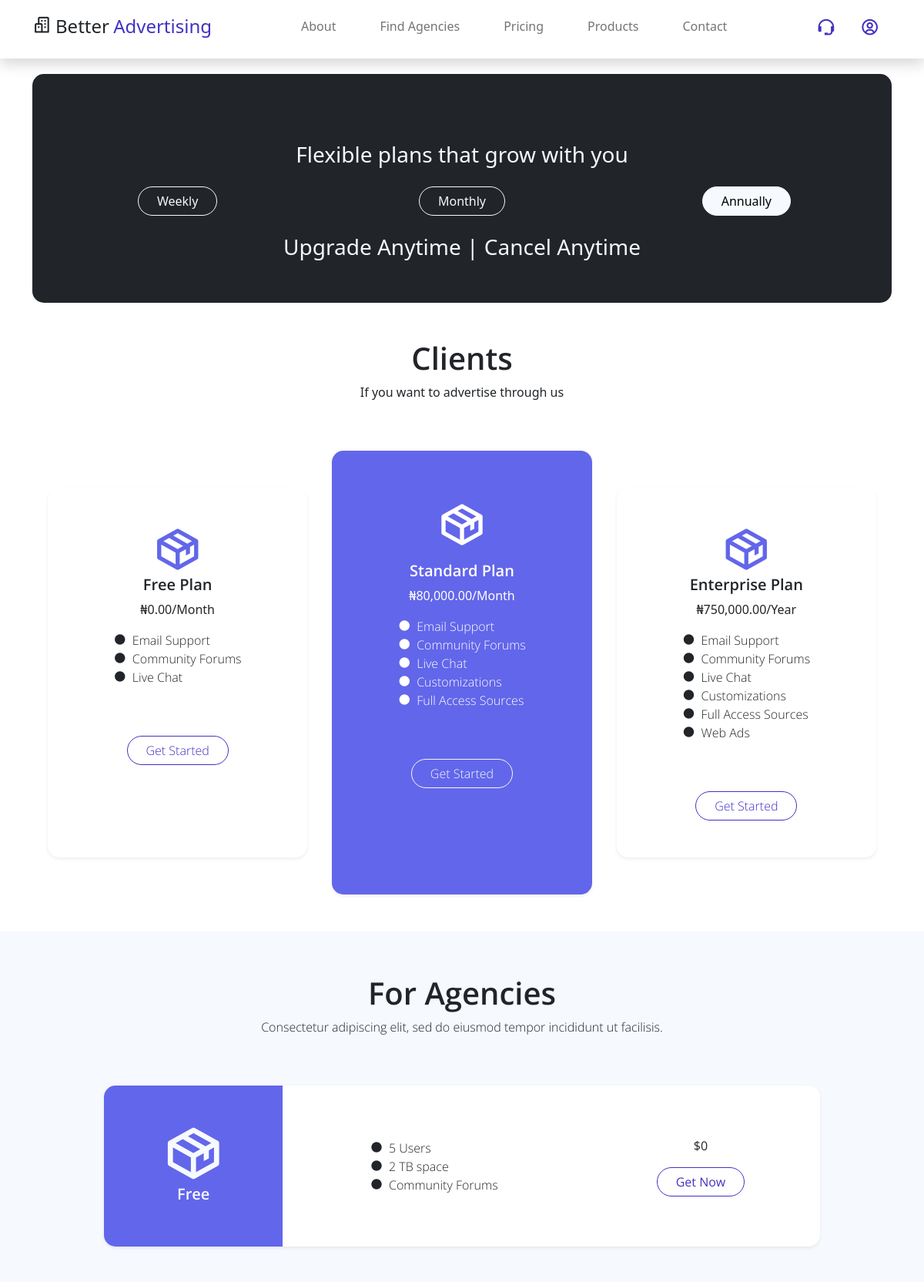
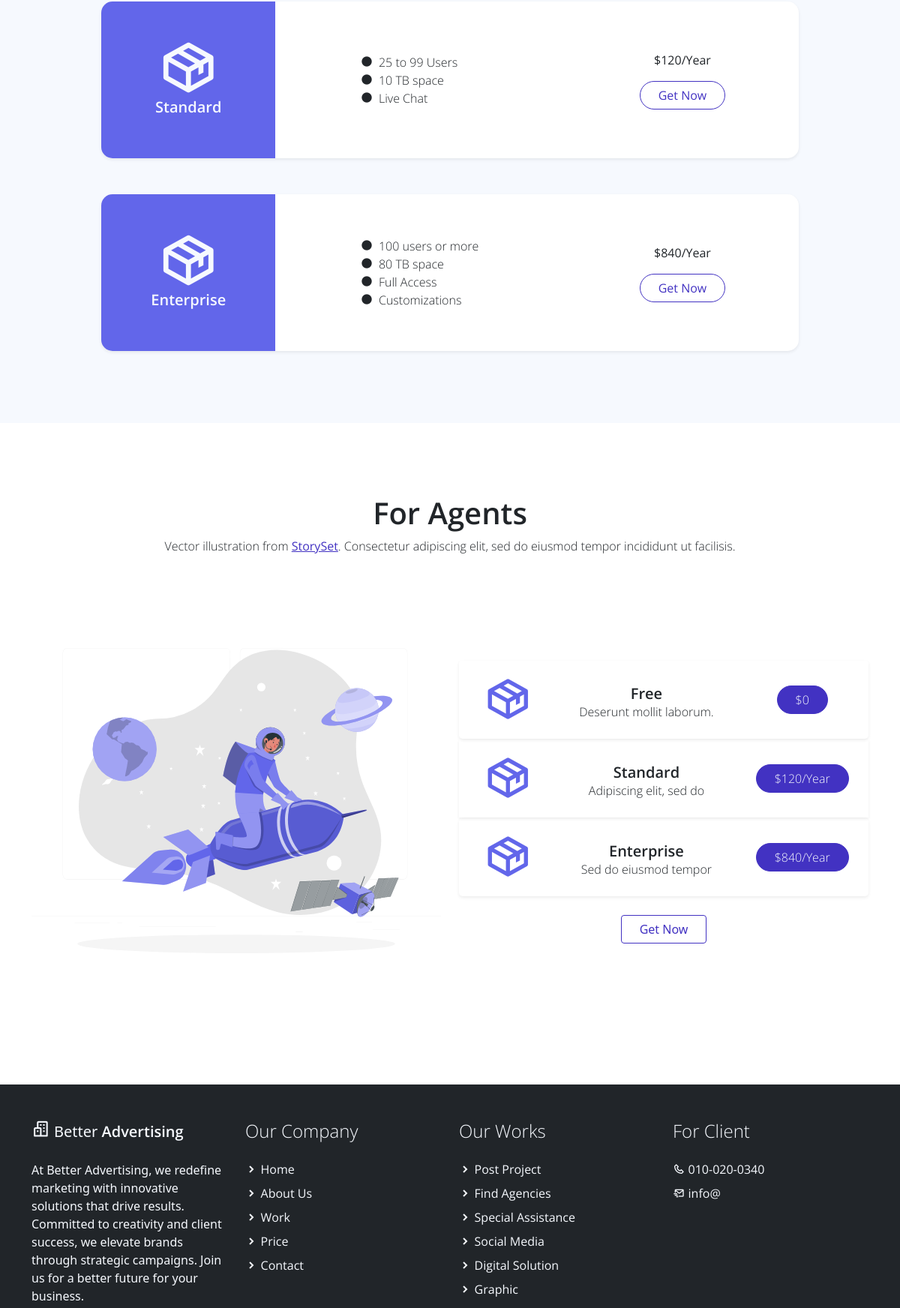
The page /pricing/ (upper part) on the database its author committed (2 pictures, top to bottom).
### about/models.py (models this page shows, shortened)
class Pricing(models.Model):
    owner = models.CharField(max_length=100)
    description = models.CharField(max_length=250)
    plan1 = models.OneToOneField(Plan, related_name='price1', on_delete=models.PROTECT, unique=True, null=True, blank=True)
    plan2 = models.OneToOneField(Plan, related_name='price2', on_delete=models.PROTECT, unique=True, null=True, blank=True)
    plan3 = models.OneToOneField(Plan, related_name='price3', on_delete=models.PROTECT, unique=True, null=True, blank=True)

class Plan(models.Model):
    DURATION_CHOICES = [
        ('Year', 'Annually'),
        ('Month', 'Monthly'),
    ]
    name = models.CharField(max_length=200)
    price = models.PositiveIntegerField(default=0)
    duration = models.CharField(choices=DURATION_CHOICES, max_length=100)
    features = models.ManyToManyField(Feature)

class Feature(models.Model):
    name = models.CharField(max_length=250, null=False)

### about/views.py (the view)
# urls.py: path('pricing/', pricing, name='pricing'),
def pricing(request):
    price1 = get_object_or_404(Pricing, id=1)
    context = {'price1': price1}
    return render(request, 'pricing.html', context)

### templates/pricing.html (shortened to what this page needs)
{% extends 'index.html' %}
{% load static %}
{% load humanize %}
{% block content %}
    <div class="container-lg py-5">
        <div class="py-5 bg-dark curved mt-5">
        <div class="row text-center px-3">
            <div class="col-12 py-3"><h3 class="text-light pt-4">Flexible plans that grow with you</h3></div>
            <div class="col-4">
                <a href="#" class="btn rounded-pill px-4 btn-outline-light dark-300">Weekly</a>
            </div>
            <div class="col-4">
                <a href="#" class="btn rounded-pill px-4 btn-outline-light dark-300">Monthly</a><br>
            </div>
            <div class="col-4">
                <a href="#" class="btn rounded-pill px-4 btn-light dark-300">Annually</a>
            </div>
            <h3 class="text-light pt-4">Upgrade Anytime | Cancel Anytime</h3>
        </div>
        </div>
        <div class="col-md-12 m-auto text-center py-5">
            <h1 class="pricing-header h2 semi-bold-600">{{price1.owner}}</h1>
            <p class="pricing-footer">
                {{price1.description}}
            </p>
        </div>
        <div class="row px-lg-3">
            <div class="col-md-4 pb-5 pt-sm-0 mt-5 px-xl-3">
                <div class="pricing-table card h-100 shadow-sm border-0 py-5">
                    <div class="pricing-table-body card-body rounded-pill text-center align-self-center p-md-0">
                        <i class="pricing-table-icon display-3 bx bx-package text-secondary"></i>
                        <h2 class="pricing-table-heading h5 semi-bold-600">{{price1.plan1.name}} Plan</h2>
                        <p>₦{{price1.plan1.price |intcomma}}.00/{{price1.plan1.duration}}</p>
                        <ul class="pricing-table-body text-start text-dark px-4 list-unstyled light-300">
                            {% for feature in price1.plan1.features.all %}
                            <li><i class="bx bxs-circle me-2"></i>{{ feature.name }}</li>
                            {% endfor %}
                        </ul>
                        <div class="pricing-table-footer pt-5">
                            <a href="#" class="btn rounded-pill px-4 btn-outline-primary light-300">Get Started</a>
                        </div>
                    </div>
                </div>
            </div>
            <div class="col-md-4 pt-sm-0 pt-3 px-xl-3">
                <div class="pricing-table card bg-secondary h-100 card-rounded shadow-sm border-0 py-5">
                    <div class="pricing-table-body card-body text-center text-white align-self-center p-md-0">
                        <i class="pricing-table-icon display-3 bx bx-package text-white py-3"></i>
                        <h2 class="pricing-table-heading h5 semi-bold-600">{{price1.plan2.name}} Plan</h2>
                        <p>₦{{price1.plan2.price |intcomma}}.00/{{price1.plan2.duration}}</p>
                        <ul class="pricing-table-list text-start text-dark px-4 list-unstyled light-300">
                            {% for feature in price1.plan2.features.all %}
                            <li class="text-white"><i class="bx bxs-circle me-2"></i>{{ feature.name }}</li>
                            {% endfor %}
                        </ul>
                        <div class="pricing-table-footer pt-5 pb-2">
                            <a href="#" class="btn rounded-pill px-4 btn-outline-light light-300">Get Started</a>
                        </div>
                    </div>
                </div>
            </div>
            <div class="col-md-4 pb-5 pt-sm-0 mt-5 px-xl-3">
                <div class="pricing-table card h-100 shadow-sm border-0 py-5">
                    <div class="pricing-table-body card-body text-center align-self-center p-md-0 text-dark">
                        <i class="pricing-table-icon display-3 bx bx-package text-secondary"></i>
                        <h2 class="pricing-table-heading h5 semi-bold-600">{{price1.plan3.name}} Plan</h2>
                        <p>₦{{price1.plan3.price |intcomma}}.00/{{price1.plan3.duration}}</p>
                        <ul class="pricing-table-body text-start text-dark px-4 list-unstyled light-300">
                            {% for feature in price1.plan3.features.all %}
                            <li><i class="bx bxs-circle me-2"></i>{{ feature.name }}</li>
                            {% endfor %}
                        </ul>
                        <div class="pricing-table-footer pt-5">
                            <a href="#" class="btn rounded-pill px-4 btn-outline-primary light-300">Get Started</a>
                        </div>
                    </div>
                </div>
            </div>
        </div>
    </div>
    <section class="bg-light pt-sm-0 py-5">
        <div class="container py-5">
            <h1 class="h2 semi-bold-600 text-center mt-2">For Agencies</h1>
            <p class="text-center pb-5 light-300">Consectetur adipiscing elit, sed do eiusmod tempor incididunt ut facilisis.</p>
            <div class="pricing-horizontal row col-10 m-auto d-flex shadow-sm rounded overflow-hidden bg-white">
                <div class="pricing-horizontal-icon col-md-3 text-center bg-secondary text-light py-4">
                    <i class="display-1 bx bx-package pt-4"></i>
                    <h5 class="h5 semi-bold-600 pb-4 light-300">Free</h5>
                </div>
                <div class="pricing-horizontal-body offset-lg-1 col-md-5 col-lg-4 d-flex align-items-center pl-5 pt-lg-0 pt-4">
                    <ul class="text-left px-4 list-unstyled mb-0 light-300">
                        <li><i class="bx bxs-circle me-2"></i>5 Users</li>
                        <li><i class="bx bxs-circle me-2"></i>2 TB space</li>
                        <li><i class="bx bxs-circle me-2"></i>Community Forums</li>
                    </ul>
                </div>
                <div class="pricing-horizontal-tag col-md-4 text-center pt-3 d-flex align-items-center">
                    <div class="w-100 light-300">
                        <p>$0</p>
                        <a href="#" class="btn rounded-pill px-4 btn-outline-primary mb-3">Get Now</a>
                    </div>
                </div>
            </div>
            <div class="pricing-horizontal row col-10 m-auto d-flex shadow-sm rounded overflow-hidden my-5 bg-white">
                <div class="pricing-horizontal-icon col-md-3 text-center bg-secondary text-light py-4">
                    <i class="display-1 bx bx-package pt-4"></i>
                    <h5 class="h5 semi-bold-600 pb-4 light-300">Standard</h5>
                </div>
                <div class="pricing-horizontal-body offset-lg-1 col-md-5 col-lg-4 d-flex align-items-center pl-5 pt-lg-0 pt-4">
                    <ul class="text-left px-4 list-unstyled mb-0 light-300">
                        <li><i class="bx bxs-circle me-2"></i>25 to 99 Users</li>
                        <li><i class="bx bxs-circle me-2"></i>10 TB space</li>
                        <li><i class="bx bxs-circle me-2"></i>Live Chat</li>
                    </ul>
                </div>
                <div class="pricing-horizontal-tag col-md-4 text-center pt-3 d-flex align-items-center">
                    <div class="w-100 light-300">
                        <p>$120/Year</p>
                        <a href="#" class="btn rounded-pill px-4 btn-outline-primary mb-3">Get Now</a>
                    </div>
                </div>
            </div>
            <div class="pricing-horizontal row col-10 m-auto d-flex shadow-sm rounded overflow-hidden bg-white">
                <div class="pricing-horizontal-icon col-md-3 text-center bg-secondary text-light py-4">
                    <i class="display-1 bx bx-package pt-4"></i>
                    <h5 class="h5 semi-bold-600 pb-4 light-300">Enterprise</h5>
                </div>
                <div class="pricing-horizontal-body offset-lg-1 col-md-5 col-lg-4 d-flex align-items-center pl-5 pt-lg-0 pt-4">
                    <ul class="text-left px-4 list-unstyled mb-0 light-300">
                        <li><i class="bx bxs-circle me-2"></i>100 users or more</li>
                        <li><i class="bx bxs-circle me-2"></i>80 TB space</li>
                        <li><i class="bx bxs-circle me-2"></i>Full Access</li>
                        <li><i class="bx bxs-circle me-2"></i>Customizations</li>
                    </ul>
                </div>
                <div class="pricing-horizontal-tag col-md-4 text-center pt-3 d-flex align-items-center">
                    <div class="w-100 light-300">
                        <p>$840/Year</p>
                        <a href="#" class="btn rounded-pill px-4 btn-outline-primary mb-3">Get Now</a>
                    </div>
                </div>
            </div>
        </div>
    </section>
    <section class="container py-5">
        <h1 class="h2 semi-bold-600 text-center pt-5">For Agents</h1>
        <p class="text-center pb-5 light-300">
            Vector illustration from <a rel="nofollow" href="https://storyset.com/" target="_blank">StorySet</a>.
            Consectetur adipiscing elit, sed do eiusmod tempor incididunt ut facilisis.
        </p>
        <div class="row d-flex align-items-center pb-5">
            <div class="col-lg-6 offset-lg-0 col-md-8 offset-md-2">
                <img class="rounded float-right" src="{% static 'img/pricing.svg' %}">
            </div>
            <div class="col-lg-6">
                <div class="pricing-list shadow-sm rounded-top rounded-3 py-sm-0 py-5">
                    <div class="row p-2">
                        <div class="pricing-list-icon col-3 text-center m-auto text-secondary ml-5 py-2">
                            <i class="display-3 bx bx-package"></i>
                        </div>
                        <div class="pricing-list-body col-md-5 align-items-center pl-3 pt-2">
                            <ul class="list-unstyled text-center light-300">
                                <li class="h5 semi-bold-600 mb-0 mt-3">Free</li>
                                <li>Deserunt mollit laborum.</li>
                            </ul>
                        </div>
                        <div class="pricing-list-footer col-4 text-center m-auto align-items-center">
                            <a href="#" class="btn rounded-pill px-4 btn-primary light-300">$0</a>
                        </div>
                    </div>
                </div>
                <div class="pricing-list shadow-sm py-sm-0 py-5">
                    <div class="row p-2">
                        <div class="pricing-list-icon col-3 text-center m-auto text-secondary ml-5 py-2">
                            <i class="display-3 bx bx-package"></i>
                        </div>
                        <div class="pricing-list-body col-md-5 align-items-center pl-3 pt-2">
                            <ul class="list-unstyled text-center light-300">
                                <li class="h5 semi-bold-600 mb-0 mt-3">Standard</li>
                                <li>Adipiscing elit, sed do</li>
                            </ul>
                        </div>
                        <div class="pricing-list-footer col-sm-4 col-5 text-center m-auto align-items-center">
                            <a href="#" class="btn rounded-pill px-4 btn-primary light-300">$120/Year</a>
                        </div>
                    </div>
                </div>
                <div class="pricing-list shadow-sm rounded-botton rounded-3 py-sm-0 py-5">
                    <div class="row p-2">
                        <div class="pricing-list-icon col-sm-3 text-center m-auto text-secondary ml-5 py-2">
                            <i class="display-3 bx bx-package"></i>
                        </div>
                        <div class="pricing-list-body col-md-5 align-items-center pl-3 pt-2">
                            <ul class="list-unstyled text-center light-300">
                                <li class="h5 semi-bold-600 mb-0 mt-3">Enterprise</li>
                                <li>Sed do eiusmod tempor</li>
                            </ul>
                        </div>
                        <div class="pricing-list-footer col-sm-4 col-5 text-center m-auto align-items-center">
                            <a href="#" class="btn rounded-pill px-4 btn-primary light-300">$840/Year</a>
                        </div>
                    </div>
                </div>
                <p class="text-center"><a class="btn px-4 mt-4 mx-auto btn-outline-primary" href="#">Get Now</a></p>
            </div>
        </div>
    </section>
{% endblock %}

### static/css/templatemo.css (style rules this page uses)
html { font-family: 'Open Sans', sans-serif; }
p, a { font-weight: 400; }
.h2 { font-size: 40px; }
.light-300 { font-family: 'Open Sans', sans-serif !important; font-weight: 300; }
.semi-bold-600 { font-family: 'Open Sans', sans-serif !important; font-weight: 600; }
.pricing-list { margin-bottom: 1px; }
.pricing-table { max-width: 350px; margin: auto; }
.pricing-table, .pricing-horizontal { border-radius: 15px !important; }

### static/css/custom.css (style rules this page uses)
.curved { border-radius: 15px; }

### rows shown on the page
Pricing: owner "Clients", description "If you want to advertise through us", plan1.name "Free", plan1.price "0", plan1.duration "Month", plan2.name "Standard", plan2.price "80,000", plan2.duration "Month", plan3.name "Enterprise", plan3.price "750,000", plan3.duration "Year"
Feature: name "Email Support"
Feature: name "Community Forums"
Feature: name "Live Chat"
Feature: name "Customizations"
Feature: name "Full Access Sources"
Feature: name "Web Ads"
